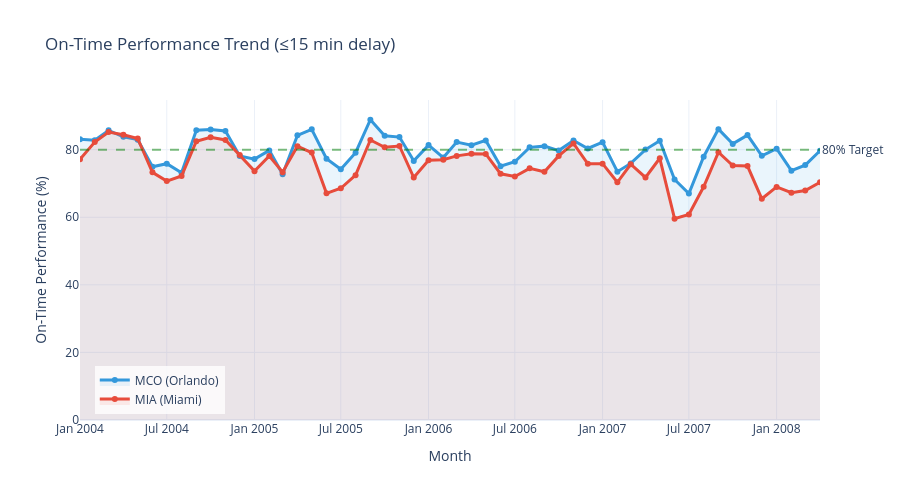

The notebook cell saved with this chart:
### Markdown cell above
## 3.2 On-Time Performance Trend

### Code cell
# Calculate OTP by month
monthly_otp = non_cancelled.groupby(['YearMonth', 'Origin'])['OnTime'].mean().reset_index()
monthly_otp['OTP_Percent'] = monthly_otp['OnTime'] * 100

# Create figure
fig = go.Figure()

# MCO line
mco_otp = monthly_otp[monthly_otp['Origin'] == 'MCO']
fig.add_trace(go.Scatter(
    x=mco_otp['YearMonth'],
    y=mco_otp['OTP_Percent'],
    mode='lines+markers',
    name='MCO (Orlando)',
    line=dict(color=MCO_COLOR, width=3),
    marker=dict(size=6),
    fill='tozeroy',
    fillcolor=f'rgba(52, 152, 219, 0.1)',
    hovertemplate='<b>MCO</b><br>%{x}<br>OTP: %{y:.1f}%<extra></extra>'
))

# MIA line
mia_otp = monthly_otp[monthly_otp['Origin'] == 'MIA']
fig.add_trace(go.Scatter(
    x=mia_otp['YearMonth'],
    y=mia_otp['OTP_Percent'],
    mode='lines+markers',
    name='MIA (Miami)',
    line=dict(color=MIA_COLOR, width=3),
    marker=dict(size=6),
    fill='tozeroy',
    fillcolor=f'rgba(231, 76, 60, 0.1)',
    hovertemplate='<b>MIA</b><br>%{x}<br>OTP: %{y:.1f}%<extra></extra>'
))

# Add 80% benchmark line
fig.add_hline(y=80, line_dash="dash", line_color="green", opacity=0.5,
              annotation_text="80% Target", annotation_position="right")

fig.update_layout(
    title='On-Time Performance Trend (≤15 min delay)',
    xaxis_title='Month',
    yaxis_title='On-Time Performance (%)',
    template=TEMPLATE,
    height=500,
    hovermode='x unified',
    legend=dict(x=0.02, y=0.02, bgcolor='rgba(255,255,255,0.8)')
)

fig.show()

### Figure 1 — Plotly figure (JSON) as saved in the notebook; plotly's stock layout.template omitted (floating-point values rounded to 4 significant figures)
{"data": [{"fill": "tozeroy", "fillcolor": "rgba(52, 152, 219, 0.1)", "hovertemplate": "<b>MCO</b><br>%{x}<br>OTP: %{y:.1f}%<extra></extra>", "line": {"color": "#3498db", "width": 3}, "marker": {"size": 6}, "mode": "lines+markers", "name": "MCO (Orlando)", "type": "scatter", "x": ["2004-01", "2004-02", "2004-03", "2004-04", "2004-05", "2004-06", "2004-07", "2004-08", "2004-09", "2004-10", "2004-11", "2004-12", "2005-01", "2005-02", "2005-03", "2005-04", "2005-05", "2005-06", "2005-07", "2005-08", "2005-09", "2005-10", "2005-11", "2005-12", "2006-01", "2006-02", "2006-03", "2006-04", "2006-05", "2006-06", "2006-07", "2006-08", "2006-09", "2006-10", "2006-11", "2006-12", "2007-01", "2007-02", "2007-03", "2007-04", "2007-05", "2007-06", "2007-07", "2007-08", "2007-09", "2007-10", "2007-11", "2007-12", "2008-01", "2008-02", "2008-03", "2008-04"], "y": [83.13, 82.79, 85.73, 83.81, 82.98, 74.95, 75.86, 73.18, 85.75, 85.97, 85.54, 78.17, 77.22, 79.79, 72.76, 84.25, 86.03, 77.34, 74.23, 79.11, 88.87, 84.11, 83.74, 76.69, 81.37, 77.68, 82.26, 81.32, 82.75, 75.12, 76.45, 80.7, 81.06, 79.73, 82.72, 80.37, 82.24, 73.49, 75.94, 80.03, 82.63, 71.18, 67.03, 77.93, 86.09, 81.72, 84.32, 78.21, 80.29, 73.8, 75.44, 79.68]}, {"fill": "tozeroy", "fillcolor": "rgba(231, 76, 60, 0.1)", "hovertemplate": "<b>MIA</b><br>%{x}<br>OTP: %{y:.1f}%<extra></extra>", "line": {"color": "#e74c3c", "width": 3}, "marker": {"size": 6}, "mode": "lines+markers", "name": "MIA (Miami)", "type": "scatter", "x": ["2004-01", "2004-02", "2004-03", "2004-04", "2004-05", "2004-06", "2004-07", "2004-08", "2004-09", "2004-10", "2004-11", "2004-12", "2005-01", "2005-02", "2005-03", "2005-04", "2005-05", "2005-06", "2005-07", "2005-08", "2005-09", "2005-10", "2005-11", "2005-12", "2006-01", "2006-02", "2006-03", "2006-04", "2006-05", "2006-06", "2006-07", "2006-08", "2006-09", "2006-10", "2006-11", "2006-12", "2007-01", "2007-02", "2007-03", "2007-04", "2007-05", "2007-06", "2007-07", "2007-08", "2007-09", "2007-10", "2007-11", "2007-12", "2008-01", "2008-02", "2008-03", "2008-04"], "y": [77.15, 82.25, 85.22, 84.41, 83.34, 73.3, 70.71, 72.24, 82.5, 83.66, 82.89, 78.47, 73.66, 78.12, 73.36, 81.01, 79.14, 67.1, 68.58, 72.47, 82.88, 80.73, 81.1, 71.76, 76.9, 77.04, 78.17, 78.77, 78.74, 72.88, 72.09, 74.48, 73.49, 78.16, 81.86, 75.83, 75.88, 70.36, 75.7, 71.79, 77.47, 59.58, 60.8, 69.02, 79.26, 75.32, 75.16, 65.48, 68.99, 67.28, 67.9, 70.35]}], "layout": {"annotations": [{"showarrow": false, "text": "80% Target", "x": 1, "xanchor": "left", "xref": "x domain", "y": 80, "yanchor": "middle", "yref": "y"}], "height": 500, "hovermode": "x unified", "legend": {"bgcolor": "rgba(255,255,255,0.8)", "x": 0.02, "y": 0.02}, "shapes": [{"line": {"color": "green", "dash": "dash"}, "opacity": 0.5, "type": "line", "x0": 0, "x1": 1, "xref": "x domain", "y0": 80, "y1": 80, "yref": "y"}], "title": {"text": "On-Time Performance Trend (≤15 min delay)"}, "xaxis": {"title": {"text": "Month"}}, "yaxis": {"title": {"text": "On-Time Performance (%)"}}}}
